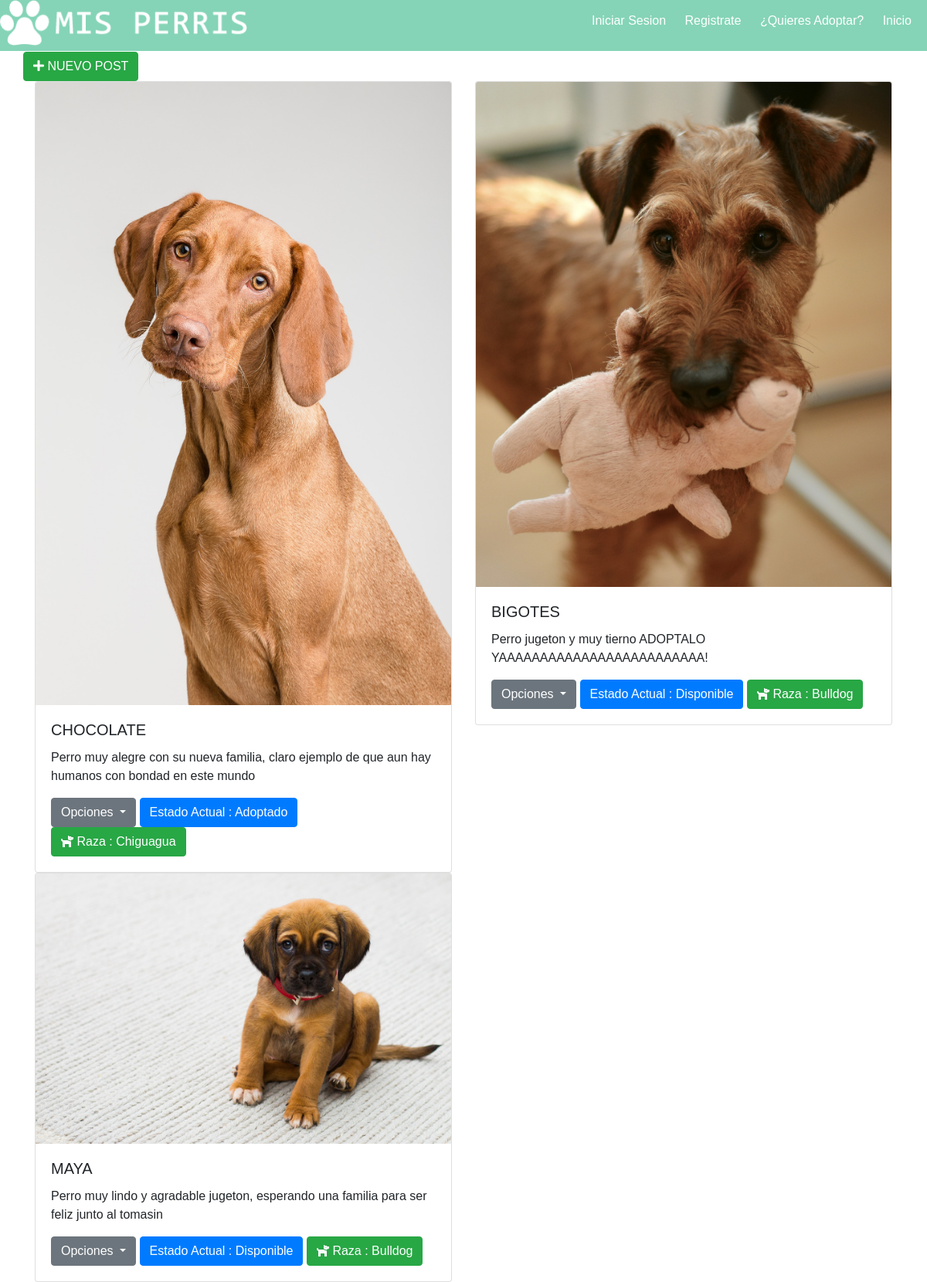
Page /administrador on the committed database.
### perris/models.py (models this page shows, shortened)
class Perros_Rescatados(models.Model):
    author = models.ForeignKey('auth.User', on_delete=models.CASCADE)
    estado= models.CharField(max_length=30, choices=ESTADOS, default='')
    fotografia_perro=models.FileField(blank=True, null=True)
    nombre_perro = models.CharField(max_length=200)
    raza_predominante = models.CharField(max_length=200)
    descripcion=models.TextField()
    published_date = models.DateTimeField(blank=True, null=True)
    class Meta:
        permissions = (
            ('adoptantes', _('Adoptantes')),
        )

### perris/views.py (the view)
# urls.py: url('administrador',views.administrador, name="adm.inicio" ),
def administrador(request):
    perros = Perros_Rescatados.objects.filter(published_date__lte=timezone.now()).order_by('published_date')
    return render(request, 'perris/administrador.html', {'perros': perros})

### perris/templates/perris/administrador.html (shortened to what this page needs)
{% load staticfiles %}
<!DOCTYPE html>
<html lang="en">
<head>
        <link href="https://use.fontawesome.com/releases/v5.0.7/css/all.css" rel="stylesheet">
    <link rel="stylesheet" href="{% static 'css/perris.css' %}">
    <link rel="stylesheet" href="{% static 'Fuentes/style.css' %}">
<link rel="stylesheet" href="https://stackpath.bootstrapcdn.com/bootstrap/4.1.3/css/bootstrap.min.css">
<link rel="stylesheet" type="text/css" href="{% static 'fonts/style.css' %}">
<link rel="stylesheet" href="https://cdnjs.cloudflare.com/ajax/libs/animate.css/3.7.0/animate.min.css">
<link href="//cdn.bootcss.com/bootstrap-datetimepicker/4.17.44/css/bootstrap-datetimepicker.min.css" rel="stylesheet">
<link rel="stylesheet" href="https://use.fontawesome.com/releases/v5.4.1/css/all.css"></head>
</head>
 <div class="contenido-cabecera">
                <div class="cabecera-logo">
                    <img src="{% static 'img/logo.png' %}" alt="logo">
                </div>
                <div class="cabecera-lista">
                    <ul class="lista">
                         {% if user.is_authenticated %}
                        <li><a href="{% url 'logout' %}">Cerrar Sesion ({{user.username}}) </a> </li>
                        {% else %}
                        <li><a href="{% url 'login' %}">Iniciar Sesion</a> </li>
                        <li><a href="{% url 'registrar' %}">Registrate</a> </li>
                        {% endif %}
                        <li><a href="{% url 'perros_disponibles' %}">¿Quieres Adoptar?</a> </li>
                        <li><a href="http://localhost:8000/">Inicio</a> </li>
                    </ul>
                </div>
            </div>
<div class="container c">
	<div class="row">
    <div class="col-6 columna">
    </div>
        <div class="col-6 columna">
        </div>
    </div>
  <div class="row">
     <a href="{% url 'new_post_perro' %}" class="btn btn-success text-uppercase" ><i class="fas fa-plus"></i> Nuevo Post</a>
  </div>
    <div class="row" >
          {% for perro in perros %}
          <div class="col-12 col-md-6 col-lg-6">
            <div class="card tarjeta-perro">
               {% if perro.fotografia_perro %}
                <img  src="{{perro.fotografia_perro.url}}" class="img-responsive card-img-top" >
            {% endif %}
            <div class="card-body">
              <h5 class="card-title">{{perro.nombre_perro|upper}}</h5>
              <p class="card-text">{{ perro.descripcion }}</p>
				<div class="dropdown">
				  <button class="btn btn-secondary dropdown-toggle" type="button" id="dropdownMenuButton" data-toggle="dropdown" aria-haspopup="true" aria-expanded="false">
				   Opciones
				  </button>
          <button class="btn btn-primary">Estado Actual : {{ perro.estado}} </button>
           <button class="btn btn-success" ><i class="fas fa-dog"></i> Raza : {{perro.raza_predominante}}</button>
				</div>
            </div>
          </div>
      </div>
         {% endfor %}
</div>
</div>

### perris/static/css/perris.css (style rules this page uses)
* { margin:0; padding: 0; box-sizing: border-box; font-family: Arial, Helvetica, sans-serif; }
.contenido-cabecera { width: auto; margin-top: 100px; text-align: center; margin: auto; }
.cabecera-logo { background: #85d4b7; text-align: center; }
.cabecera-logo img { width: 100%; max-width: 326px; }
.cabecera-lista { text-align: center ; }
.lista li { height: 50px; box-sizing: border-box; border: 1px solid #85d4b7 ; background: #6ccba9; cursor: pointer; list-style: none; }
.lista li a { padding-top: 15px; display: block; color: white; text-decoration: none; }
@media screen and (min-width: 800px) { .contenido-cabecera { display: flex; justify-content: space-between; background: #85D4B7; } }
@media screen and (min-width: 800px) { .lista li { padding-right: 20px; background: #85D4B7; display: inline-block; border: none; } }

### rows in the picture
Perros_Rescatados: fotografia_perro (picture), nombre_perro "CHOCOLATE", descripcion "Perro muy alegre con su nueva familia, claro ejemplo de que aun hay humanos con bondad en este mundo", estado "Adoptado", raza_predominante "Chiguagua"
Perros_Rescatados: fotografia_perro (picture), nombre_perro "BIGOTES", descripcion "Perro jugeton y muy tierno ADOPTALO YAAAAAAAAAAAAAAAAAAAAAAAAA!", estado "Disponible", raza_predominante "Bulldog"
Perros_Rescatados: fotografia_perro (picture), nombre_perro "MAYA", descripcion "Perro muy lindo y agradable jugeton, esperando una familia para ser feliz junto al tomasin", estado "Disponible", raza_predominante "Bulldog"
